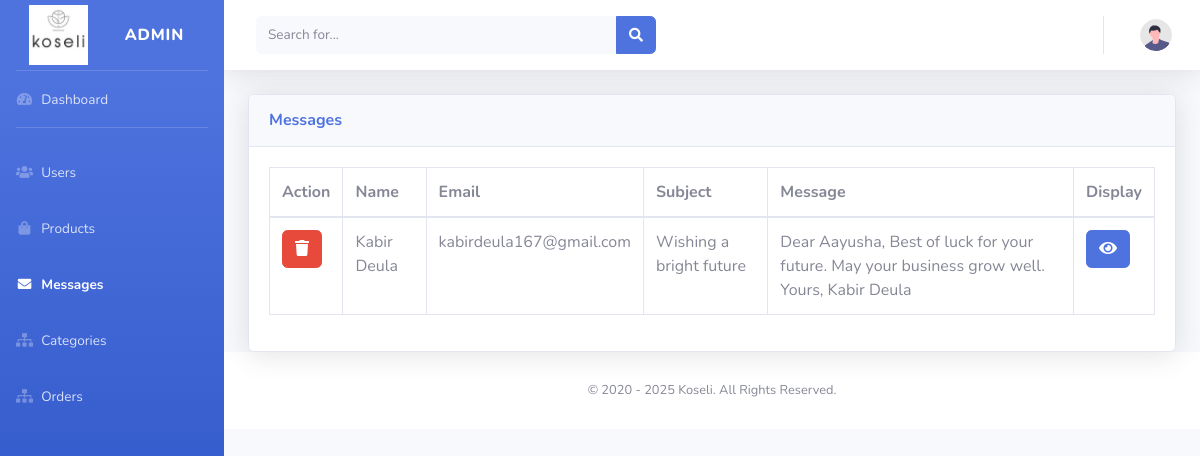
The page /admin/messages.php on the database as committed earlier.
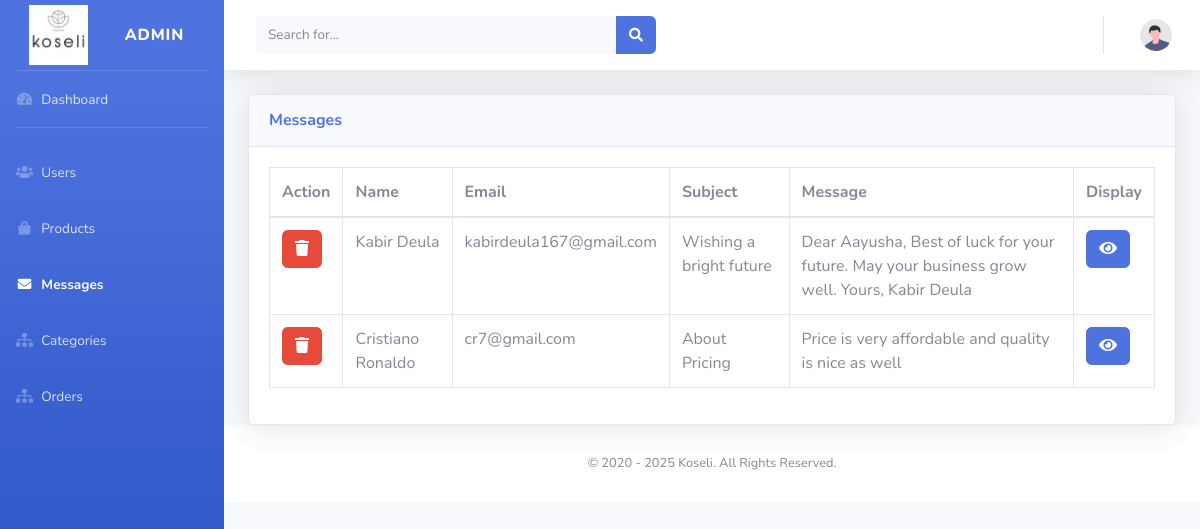
The same page on the database as committed later.
### tables this page shows
CREATE TABLE `messagebox` (
  `mID` int(11) NOT NULL,
  `fName` varchar(50) NOT NULL,
  `lName` varchar(50) NOT NULL,
  `email` varchar(50) NOT NULL,
  `subText` varchar(50) NOT NULL,
  `messageField` varchar(255) NOT NULL
);

### admin/messages.php (the view, shortened to what the changed rows need)
<?php
require '../config.inc.php';
?>
<!DOCTYPE html>
<html lang="en">
<head>
    <link href="./vendor/fontawesome-free/css/all.min.css" rel="stylesheet" type="text/css">
    <link href="./css/sb-admin-2.min.css" rel="stylesheet">
</head>
<body id="page-top">
    <div id="wrapper">
        <div id="content-wrapper" class="d-flex flex-column">
            <div id="content">
                <div class="container-fluid">
                    <div class="card shadow mb4">
                        <div class="card-body">
                            <div class="table-responsive">
                                <table class="table table-bordered" id="dataTable" width="100%" cellspacing="0">
                                    <thead>
                                        <tr>
                                            <th>Action</th>
                                            <th>Name</th>
                                            <th>Email</th>
                                            <th>Subject</th>
                                            <th>Message</th>
                                            <th>Display</th>
                                        </tr>
                                    </thead>
                                    <tbody>
                                        <?php
                                            $sql = "SELECT * FROM messageBox;";
                                            if($result = $conn -> query($sql)){
                                                if($result -> num_rows > 0){
                                                    while($row = $result -> fetch_array()){
                                                        echo '<tr>';
                                                        echo '<td>';
                                                        echo '<a href="./php/deletemessage.php?mID='.$row['mID'].'" title="Delete Record" class="btn btn-danger">';
                                                        echo '<i class="fa fa-trash"></i>';
                                                        echo '</a>';
                                                        echo '</td>';
                                                        echo '<td>'. $row['fName']. ' ' . $row['lName'] .'</td>';
                                                        echo '<td>'. $row['email']. '</td>';
                                                        echo '<td>'. $row['subText']. '</td>';
                                                        echo '<td>'. $row['messageField']. '</td>';
                                                        echo '<td>';
                                                        echo '<a href="./php/viewmessage.php?mID='.$row['mID'].'" title="View Record" class="btn btn-primary">';
                                                        echo '<i class="fa fa-eye"></i>';
                                                        echo '</a>';
                                                        echo '</td>';
                                                        echo '</tr>';
                                                    }
                                                }
                                            }
                                        ?>
                                    </tbody>
                                </table>
                            </div>
                        </div>
                    </div>
                </div>
            </div>
        </div>
</body>
</html>

Rows that differ between the two databases and show on the page:
added messagebox: fName "Cristiano", lName "Ronaldo", email "cr7@gmail.com", subText "About Pricing", messageField "Price is very affordable and quality is nice as well"
